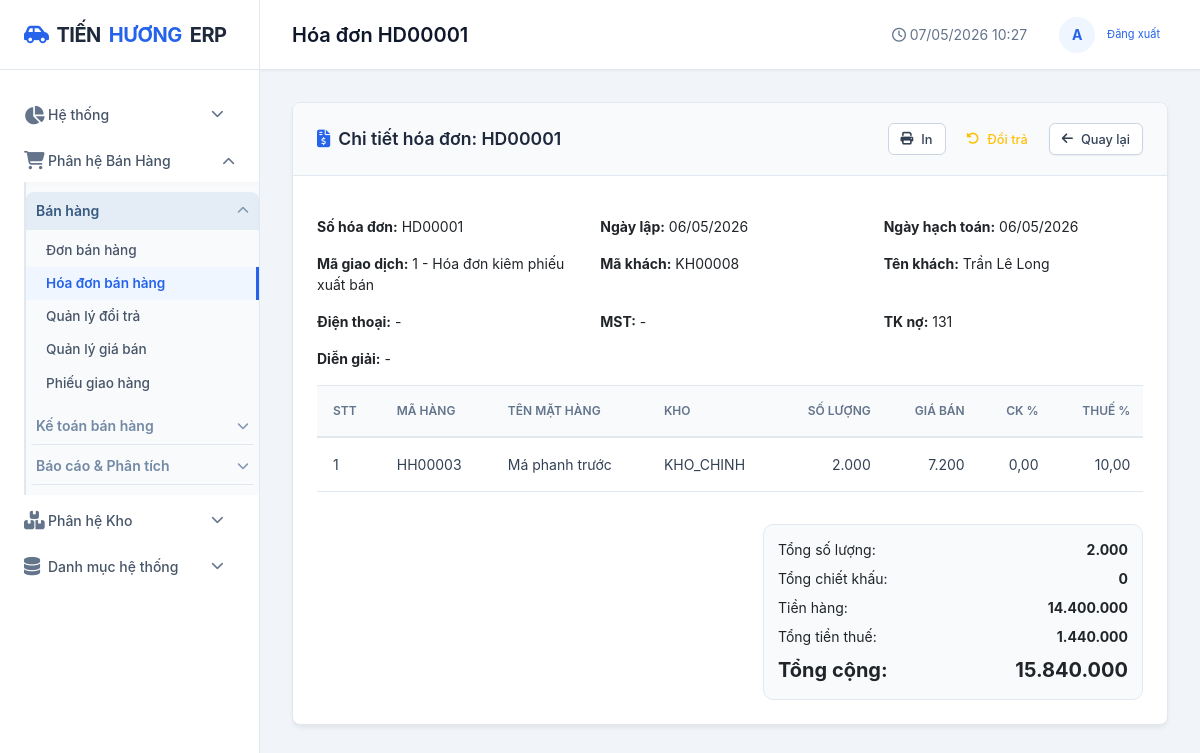
The page /ban-hang/hoa-don/80/ on the database its author committed.
### apps/ban_hang/models.py (models this page shows, shortened)
class HoaDonBan(AccountingPeriodLockMixin, models.Model):
    accounting_period_date_field = 'ngay_hach_toan'
    accounting_period_label = 'hóa đơn bán hàng'
    MA_GIAO_DICH = [
        ('1', '1 - Hóa đơn kiêm phiếu xuất bán'),
        ('2', '2 - Hóa đơn'),
    ]
    TRANG_THAI = [
        ('1', '1 - Lập chứng từ'),
        ('2', '2 - Chuyển sổ cái'),
    ]
    ma_giao_dich = models.CharField(max_length=5, choices=MA_GIAO_DICH, default='1', verbose_name='Mã giao dịch')
    so_hoa_don = models.CharField(max_length=30, unique=True, verbose_name='Số hóa đơn')
    ngay_lap = models.DateField(default=datetime.date.today, verbose_name='Ngày lập')
    ngay_hach_toan = models.DateField(default=datetime.date.today, verbose_name='Ngày hạch toán')
    ty_gia = models.DecimalField(max_digits=18, decimal_places=4, default=1, verbose_name='Tỷ giá')
    khach_hang = models.ForeignKey(KhachHang, on_delete=models.PROTECT, verbose_name='Khách hàng')
    ten_kh = models.CharField(max_length=200, blank=True, verbose_name='Tên khách')
    dia_chi = models.CharField(max_length=300, blank=True, verbose_name='Địa chỉ')
    so_dien_thoai = models.CharField(max_length=15, blank=True, verbose_name='Số điện thoại')
    mst = models.CharField(max_length=20, blank=True, verbose_name='MST')
    nguoi_mua_hang = models.CharField(max_length=120, blank=True, verbose_name='Người mua hàng')
    ma_nv_ban_hang = models.CharField(max_length=30, blank=True, verbose_name='Mã nhân viên bán hàng')
    tk_no = models.CharField(max_length=20, default='131', verbose_name='TK nợ')
    tk_co = models.CharField(max_length=20, default='511', verbose_name='TK có đối ứng')
    dien_giai = models.TextField(blank=True, verbose_name='Diễn giải')
    trang_thai = models.CharField(max_length=20, choices=TRANG_THAI, default='1', verbose_name='Trạng thái')
    don_ban = models.ForeignKey(DonBan, on_delete=models.SET_NULL, null=True, blank=True, related_name='hoa_don_lien_ket', verbose_name='Đơn bán liên kết')
    tong_so_luong = models.DecimalField(max_digits=18, decimal_places=2, default=0, verbose_name='Tổng số lượng')
    tong_chiet_khau = models.DecimalField(max_digits=18, decimal_places=0, default=0, verbose_name='Tổng chiết khấu')
    tien_hang = models.DecimalField(max_digits=18, decimal_places=0, default=0, verbose_name='Tiền hàng')
    tong_tien_thue = models.DecimalField(max_digits=18, decimal_places=0, default=0, verbose_name='Tổng tiền thuế')
    tong_cong = models.DecimalField(max_digits=18, decimal_places=0, default=0, verbose_name='Tổng cộng')
    da_thu = models.DecimalField(max_digits=18, decimal_places=0, default=0, verbose_name='Đã thu')
    con_no = models.DecimalField(max_digits=18, decimal_places=0, default=0, verbose_name='Còn nợ')
    nguoi_tao = models.ForeignKey(User, on_delete=models.SET_NULL, null=True, blank=True, related_name='hoa_don_ban_tao')
    ngay_tao = models.DateTimeField(auto_now_add=True)
    class Meta:
        db_table = 'ban_hang_hoadonban'
        verbose_name = 'Hóa đơn bán hàng'
        verbose_name_plural = 'Hóa đơn bán hàng'
        ordering = ['-ngay_lap', '-id']

class HoaDonBan_CT(models.Model):
    hoa_don = models.ForeignKey(HoaDonBan, on_delete=models.CASCADE, related_name='chi_tiet', verbose_name='Hóa đơn')
    hang_hoa = models.ForeignKey(HangHoa, on_delete=models.PROTECT, verbose_name='Mã hàng')
    kho = models.ForeignKey(Kho, on_delete=models.PROTECT, verbose_name='Mã kho')
    so_luong = models.DecimalField(max_digits=18, decimal_places=2, default=0, verbose_name='Số lượng')
    gia_ban = models.DecimalField(max_digits=18, decimal_places=0, default=0, verbose_name='Giá bán')
    ty_le_chiet_khau = models.DecimalField(max_digits=5, decimal_places=2, default=0, verbose_name='Tỷ lệ chiết khấu (%)')
    thue_suat = models.DecimalField(max_digits=5, decimal_places=2, default=10, verbose_name='Thuế suất (%)')
    tk_thue = models.CharField(max_length=20, blank=True, verbose_name='TK thuế')
    tk_vat_tu = models.CharField(max_length=20, blank=True, verbose_name='TK vật tư')
    tk_gia_von = models.CharField(max_length=20, blank=True, verbose_name='TK giá vốn')
    tk_doanh_thu = models.CharField(max_length=20, blank=True, verbose_name='TK doanh thu')
    tk_kho = models.CharField(max_length=20, default='156', blank=True, verbose_name='TK kho (TK có xuất kho)')
    tien_chiet_khau = models.DecimalField(max_digits=18, decimal_places=0, default=0)
    tien_hang = models.DecimalField(max_digits=18, decimal_places=0, default=0)
    tien_thue = models.DecimalField(max_digits=18, decimal_places=0, default=0)
    thanh_tien = models.DecimalField(max_digits=18, decimal_places=0, default=0)
    class Meta:
        db_table = 'ban_hang_hoadonban_ct'
        verbose_name = 'Chi tiết hóa đơn bán hàng'

### apps/danh_muc/models.py (models this page shows, shortened)
class KhachHang(models.Model):
    LOAI_KH = [
        ("1", "Cá nhân"),
        ("2", "Doanh nghiệp"),
        ("3", "Khác"),
    ]
    ma_kh = models.CharField(max_length=20, unique=True, verbose_name="Mã khách hàng")
    ten_kh = models.CharField(max_length=200, verbose_name="Tên khách hàng")
    la_khach_hang = models.BooleanField(default=True, verbose_name="Khách hàng")
    la_nha_cung_cap = models.BooleanField(default=False, verbose_name="Nhà cung cấp")
    la_nhan_vien = models.BooleanField(default=False, verbose_name="Nhân viên bán hàng")
    loai_kh = models.CharField(max_length=20, choices=LOAI_KH, default="1", verbose_name="Loại khách hàng")
    ma_so_thue = models.CharField(max_length=20, blank=True, verbose_name="Mã số thuế")
    dia_chi = models.CharField(max_length=300, blank=True, verbose_name="Địa chỉ")
    so_dien_thoai = models.CharField(max_length=15, verbose_name="Số điện thoại")
    email = models.EmailField(blank=True, verbose_name="Email")
    han_muc_cong_no = models.DecimalField(max_digits=18, decimal_places=0, default=0, verbose_name="Hạn mức công nợ")
    so_ngay_no_max = models.IntegerField(default=0, verbose_name="Số ngày nợ tối đa")
    chiet_khau_mac_dinh = models.DecimalField(max_digits=5, decimal_places=2, default=0, verbose_name="Chiết khấu mặc định (%)")
    ghi_chu = models.TextField(blank=True, verbose_name="Ghi chú")
    trang_thai = models.BooleanField(default=True, verbose_name="Trạng thái")
    ngay_tao = models.DateTimeField(auto_now_add=True)
    nhom_kh = models.ForeignKey(
        NhomKhachHang,
        on_delete=models.SET_NULL,
        null=True,
        blank=True,
        verbose_name="Nhóm khách hàng",
    )
    class Meta:
        db_table = "danh_muc_khachhang"
        verbose_name = "Khách hàng"
        verbose_name_plural = "Danh sách khách hàng"
        ordering = ["ma_kh"]

class HangHoa(models.Model):
    TRANG_THAI = [
        ("dang_ban", "Đang bán"),
        ("ngung_ban", "Ngừng bán"),
    ]
    LOAI_O = [
        ("nho", "Nhỏ"),
        ("vua", "Vừa"),
        ("lon", "Lớn"),
        ("nang", "Nặng"),
        ("cong_kenh", "Cồng kềnh"),
    ]
    LOAI_LUU_TRU = [
        ("cai", "Cái"),
        ("hop", "Hộp"),
        ("khay", "Khay"),
        ("thung", "Thùng"),
        ("kien", "Kiện"),
        ("pack", "Pack"),
    ]
    ma_hang = models.CharField(max_length=20, unique=True, verbose_name="Mã hàng")
    ten_hang = models.CharField(max_length=200, verbose_name="Tên hàng hóa")
    xe_tuong_thich = models.CharField(max_length=500, blank=True, verbose_name="Xe tương thích")
    ton_toi_thieu = models.IntegerField(default=0, verbose_name="Tồn tối thiểu")
    ton_toi_da = models.IntegerField(default=0, verbose_name="Tồn tối đa")
    dai_cm = models.DecimalField(max_digits=10, decimal_places=2, default=0, verbose_name="Dài (cm)")
    rong_cm = models.DecimalField(max_digits=10, decimal_places=2, default=0, verbose_name="Rộng (cm)")
    cao_cm = models.DecimalField(max_digits=10, decimal_places=2, default=0, verbose_name="Cao (cm)")
    khoi_luong_kg = models.DecimalField(max_digits=10, decimal_places=3, default=0, verbose_name="Khối lượng (kg)")
    muc_chiem_cho = models.PositiveSmallIntegerField(
        default=1,
        validators=[MinValueValidator(1), MaxValueValidator(50)],
        verbose_name="Mức chiếm chỗ (1-50)",
    )
    loai_o_phu_hop = models.CharField(max_length=20, choices=LOAI_O, default="vua", verbose_name="Loại ô phù hợp")
    loai_luu_tru = models.CharField(max_length=20, choices=LOAI_LUU_TRU, default="cai", verbose_name="Loại lưu trữ")
    co_the_xep_chong = models.BooleanField(default=True, verbose_name="Có thể xếp chồng")
    so_luong_toi_da_moi_o = models.IntegerField(default=10, verbose_name="Số lượng tối đa mỗi ô")
    nha_cung_cap = models.ForeignKey(
        NhaCungCap,
        on_delete=models.SET_NULL,
        null=True,
        blank=True,
        verbose_name="Nhà cung cấp chính",
    )
    quy_cach_dong_goi = models.CharField(max_length=120, blank=True, verbose_name="Quy cách đóng gói")
    trang_thai = models.CharField(max_length=20, choices=TRANG_THAI, default="dang_ban", verbose_name="Trạng thái")
    ghi_chu = models.TextField(blank=True, verbose_name="Ghi chú")
    ngay_tao = models.DateTimeField(auto_now_add=True)
    nhom_hang = models.ForeignKey(NhomHang, on_delete=models.SET_NULL, null=True, blank=True, verbose_name="Nhóm hàng")
    thuong_hieu = models.ForeignKey(ThuongHieu, on_delete=models.SET_NULL, null=True, blank=True, verbose_name="Thương hiệu")
    don_vi_tinh = models.ForeignKey(DonViTinh, on_delete=models.SET_NULL, null=True, blank=True, verbose_name="Đơn vị tính")
    class Meta:
        db_table = "core_hanghoa"
        verbose_name = "Hàng hóa"
        verbose_name_plural = "Danh sách hàng hóa"
        ordering = ["ma_hang"]
        constraints = [
            models.CheckConstraint(
                name="hanghoa_muc_chiem_cho_1_50",
                condition=models.Q(muc_chiem_cho__gte=1, muc_chiem_cho__lte=50),
            ),
        ]

class Kho(models.Model):
    ma_kho = models.CharField(max_length=10, unique=True, verbose_name="Mã kho")
    ten_kho = models.CharField(max_length=100, verbose_name="Tên kho")
    dia_chi = models.CharField(max_length=200, blank=True, verbose_name="Địa chỉ")
    trang_thai = models.BooleanField(default=True, verbose_name="Hoạt động")
    class Meta:
        db_table = "core_kho"
        verbose_name = "Kho"
        ordering = ["ma_kho"]

### apps/ban_hang/views.py (the view)
# urls.py: path('hoa-don/<int:pk>/', views.hoa_don_ban_detail, name='hoa_don_ban_detail'),
def hoa_don_ban_detail(request, pk):
    hoa_don = get_object_or_404(HoaDonBan.objects.select_related('khach_hang', 'don_ban'), pk=pk)
    chi_tiet = hoa_don.chi_tiet.select_related('hang_hoa', 'kho')
    current_period = get_current_accounting_period()
    hoa_don_trong_ky = bool(
        current_period
        and hoa_don.ngay_lap
        and current_period.tu_ngay <= hoa_don.ngay_lap <= current_period.den_ngay
    )
    return render(request, 'ban_hang/hoa_don_ban_detail.html', {
        'page_title': f'Hóa đơn {hoa_don.so_hoa_don}',
        'active_menu': 'hoa_don_ban',
        'hoa_don': hoa_don,
        'chi_tiet': chi_tiet,
        'current_period': current_period,
        'hoa_don_trong_ky': hoa_don_trong_ky,
        'has_doi_tra': hoa_don.phieu_doi_tra.exists(),
    })

### templates/ban_hang/hoa_don_ban_detail.html (shortened to what this page needs)
{% extends 'base.html' %}
{% load humanize %}
{% load money_filters %}
{% block content %}
<div class="card">
    <div class="card-header">
        <div class="card-title"><i class="fas fa-file-invoice-dollar text-primary"></i> Chi tiết hóa đơn: {{ hoa_don.so_hoa_don }}</div>
        <div class="d-flex gap-2">
            <a href="{% url 'hoa_don_ban_in' hoa_don.pk %}" target="_blank" class="btn btn-outline-secondary btn-sm"><i class="fas fa-print"></i> In</a>
            {% if hoa_don_trong_ky %}
              {% if has_doi_tra %}
              <button type="button" class="btn btn-outline-warning btn-sm" onclick="window.erpShowErrorDialog('Không thể đổi/trả', 'Hóa đơn này đã được lập phiếu đổi/trả. Mỗi hóa đơn chỉ được phép đổi trả 1 lần duy nhất.', 'fas fa-triangle-exclamation', 'warning')"><i class="fas fa-rotate-left"></i> Đổi trả</button>
              {% else %}
              <a href="{% url 'phieu_doi_tra_them' %}?hoa_don_goc={{ hoa_don.pk }}" class="btn btn-outline-warning btn-sm"><i class="fas fa-rotate-left"></i> Đổi trả</a>
              {% endif %}
            {% else %}
            <button type="button" class="btn btn-outline-warning btn-sm" id="btnHoaDonDoiTra"><i class="fas fa-rotate-left"></i> Đổi trả</button>
            {% endif %}
            <a href="{% url 'hoa_don_ban_list' %}" class="btn btn-secondary btn-sm"><i class="fas fa-arrow-left"></i> Quay lại</a>
        </div>
    </div>
    <div class="card-body">
        <div class="row g-3 mb-3">
            <div class="col-md-4"><strong>Số hóa đơn:</strong> {{ hoa_don.so_hoa_don }}</div>
            <div class="col-md-4"><strong>Ngày lập:</strong> {{ hoa_don.ngay_lap|date:"d/m/Y" }}</div>
            <div class="col-md-4"><strong>Ngày hạch toán:</strong> {{ hoa_don.ngay_hach_toan|date:"d/m/Y" }}</div>
            <div class="col-md-4"><strong>Mã giao dịch:</strong> {{ hoa_don.get_ma_giao_dich_display }}</div>
            <div class="col-md-4"><strong>Mã khách:</strong> {{ hoa_don.khach_hang.ma_kh }}</div>
            <div class="col-md-4"><strong>Tên khách:</strong> {{ hoa_don.ten_kh }}</div>
            <div class="col-md-4"><strong>Điện thoại:</strong> {{ hoa_don.so_dien_thoai|default:'-' }}</div>
            <div class="col-md-4"><strong>MST:</strong> {{ hoa_don.mst|default:'-' }}</div>
            <div class="col-md-4"><strong>TK nợ:</strong> {{ hoa_don.tk_no }}</div>
            <div class="col-md-12"><strong>Diễn giải:</strong> {{ hoa_don.dien_giai|default:'-' }}</div>
        </div>
        <div class="hoa-don-detail-table-wrap">
            <table class="table hoa-don-detail-table">
                <thead>
                    <tr>
                        <th>STT</th>
                        <th>Mã hàng</th>
                        <th>Tên mặt hàng</th>
                        <th>Kho</th>
                        <th class="text-end">Số lượng</th>
                        <th class="text-end">Giá bán</th>
                        <th class="text-end">CK %</th>
                        <th class="text-end">Thuế %</th>
                    </tr>
                </thead>
                <tbody>
                    {% for ct in chi_tiet %}
                    <tr>
                        <td>{{ forloop.counter }}</td>
                        <td>{{ ct.hang_hoa.ma_hang }}</td>
                        <td>{{ ct.hang_hoa.ten_hang }}</td>
                        <td>{{ ct.kho.ma_kho }}</td>
                        <td class="text-end money-value">{{ ct.so_luong|floatformat:0|vnd }}</td>
                        <td class="text-end money-value">{{ ct.gia_ban|vnd }}</td>
                        <td class="text-end">{{ ct.ty_le_chiet_khau|floatformat:2 }}</td>
                        <td class="text-end">{{ ct.thue_suat|floatformat:2 }}</td>
                    </tr>
                    {% empty %}
                    <tr><td colspan="13" class="text-center text-muted">Không có dữ liệu chi tiết.</td></tr>
                    {% endfor %}
                </tbody>
            </table>
        </div>
        <div class="d-flex justify-content-end mt-3">
            <div style="width: 380px; background:#f8fafc; border:1px solid #e2e8f0; border-radius:10px; padding:14px;">
                <div class="d-flex justify-content-between mb-2"><span>Tổng số lượng:</span><strong class="money-value">{{ hoa_don.tong_so_luong|floatformat:0|vnd }}</strong></div>
                <div class="d-flex justify-content-between mb-2"><span>Tổng chiết khấu:</span><strong class="money-value">{{ hoa_don.tong_chiet_khau|vnd }}</strong></div>
                <div class="d-flex justify-content-between mb-2"><span>Tiền hàng:</span><strong class="money-value">{{ hoa_don.tien_hang|vnd }}</strong></div>
                <div class="d-flex justify-content-between mb-2"><span>Tổng tiền thuế:</span><strong class="money-value">{{ hoa_don.tong_tien_thue|vnd }}</strong></div>
                <div class="d-flex justify-content-between fs-5"><strong>Tổng cộng:</strong><strong class="money-value">{{ hoa_don.tong_cong|vnd }}</strong></div>
            </div>
        </div>
    </div>
</div>
{% endblock %}

### rows shown on the page
HoaDonBan: so_hoa_don "HD00001", ngay_lap "06/05/2026", ngay_hach_toan "06/05/2026", ma_giao_dich "1 - Hóa đơn kiêm phiếu xuất bán", khach_hang.ma_kh "KH00008", ten_kh "Trần Lê Long", so_dien_thoai "-", mst "-", tk_no "131", dien_giai "-", tong_so_luong|vnd "2.000", tong_chiet_khau|vnd "0", tien_hang|vnd "14.400.000", tong_tien_thue|vnd "1.440.000", tong_cong|vnd "15.840.000"
HoaDonBan_CT: hang_hoa.ma_hang "HH00003", hang_hoa.ten_hang "Má phanh trước", kho.ma_kho "KHO_CHINH", so_luong|vnd "2.000", gia_ban|vnd "7.200", ty_le_chiet_khau "0,00", thue_suat "10,00"

### other values the page prints
{{ page_title }} "Hóa đơn HD00001"
{{ user.username|make_list|first|upper|default:"A" }} "A"
